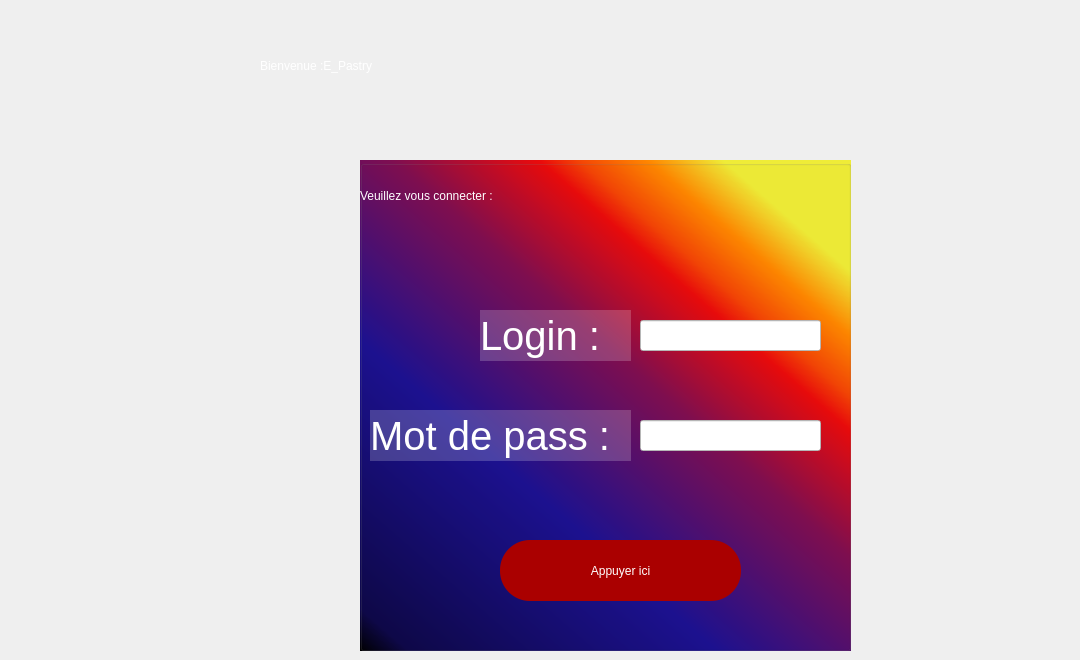
    <widget class="QWidget" name="loginpage">
     <widget class="QLabel" name="label_16">
      <property name="geometry">
       <rect>
        <x>260</x>
        <y>10</y>
        <width>811</width>
        <height>111</height>
       </rect>
      </property>
      <property name="styleSheet">
       <string notr="true">font:60pt &quot;MV Boli&quot;;
color: rgb(255, 255, 255);</string>
      </property>
      <property name="text">
       <string>Bienvenue :E_Pastry</string>
      </property>
     </widget>
     <widget class="QLabel" name="conex">
      <property name="geometry">
       <rect>
        <x>40</x>
        <y>540</y>
        <width>231</width>
        <height>81</height>
       </rect>
      </property>
      <property name="styleSheet">
       <string notr="true">font: 22pt &quot;MS Shell Dlg 2&quot;;
color: rgb(255, 255, 255);</string>
      </property>
      <property name="text">
       <string/>
      </property>
     </widget>
     <widget class="QGroupBox" name="groupBox">
      <property name="geometry">
       <rect>
        <x>360</x>
        <y>160</y>
        <width>491</width>
        <height>491</height>
       </rect>
      </property>
      <property name="styleSheet">
       <string notr="true">background-color: qlineargradient(spread:pad, x1:0, y1:1, x2:0.869, y2:0, stop:0 rgba(0, 0, 0, 255), stop:0.05 rgba(14, 8, 73, 255), stop:0.36 rgba(28, 17, 145, 255), stop:0.6 rgba(126, 14, 81, 255), stop:0.75 rgba(234, 11, 11, 255), stop:0.79 rgba(244, 70, 5, 255), stop:0.86 rgba(255, 136, 0, 255), stop:0.935 rgba(239, 236, 55, 255));
alternate-background-color: qlineargradient(spread:pad, x1:0, y1:1, x2:0.869, y2:0, stop:0 rgba(0, 0, 0, 255), stop:0.05 rgba(14, 8, 73, 255), stop:0.36 rgba(9, 0, 99, 235), stop:0.6 rgba(126, 14, 81, 255), stop:0.75 rgba(234, 11, 11, 233), stop:0.79 rgba(244, 70, 5, 255), stop:0.86 rgba(255, 136, 0, 247), stop:0.935 rgba(239, 236, 55, 240));</string>
      </property>
      <property name="title">
       <string/>
      </property>
      <widget class="QLabel" name="label_20">
       <property name="geometry">
        <rect>
         <x>0</x>
         <y>10</y>
         <width>321</width>
         <height>51</height>
        </rect>
       </property>
       <property name="styleSheet">
        <string notr="true">color: rgb(255, 255, 255);
background-color: rgb(255, 255, 255,0%);
font: 20pt &quot;MS Shell Dlg 2&quot;;</string>
       </property>
       <property name="text">
        <string>Veuillez vous connecter :</string>
       </property>
      </widget>
      <widget class="QLineEdit" name="pwd">
       <property name="geometry">
        <rect>
         <x>280</x>
         <y>260</y>
         <width>181</width>
         <height>31</height>
        </rect>
       </property>
       <property name="autoFillBackground">
        <bool>false</bool>
       </property>
       <property name="styleSheet">
        <string notr="true">background-color: rgb(255, 255, 255);</string>
       </property>
       <property name="echoMode">
        <enum>QLineEdit::Password</enum>
       </property>
      </widget>
      <widget class="QLabel" name="label_18">
       <property name="geometry">
        <rect>
         <x>120</x>
         <y>150</y>
         <width>151</width>
         <height>51</height>
        </rect>
       </property>
       <property name="styleSheet">
        <string notr="true">font:30pt;
background-color: rgb(255, 255, 255,20%);
color: rgb(255, 255, 255);</string>
       </property>
       <property name="text">
        <string>Login :</string>
       </property>
      </widget>
      <widget class="QLineEdit" name="login">
       <property name="geometry">
        <rect>
         <x>280</x>
         <y>160</y>
         <width>181</width>
         <height>31</height>
        </rect>
       </property>
       <property name="styleSheet">
        <string notr="true">background-color: rgb(255, 255, 255);</string>
       </property>
      </widget>
      <widget class="QLabel" name="label_19">
       <property name="geometry">
        <rect>
         <x>10</x>
         <y>250</y>
         <width>261</width>
         <height>51</height>
        </rect>
       </property>
       <property name="styleSheet">
        <string notr="true">font:30pt;
color: rgb(255, 255, 255);
background-color: rgb(255, 255, 255,20%);
</string>
       </property>
       <property name="text">
        <string>Mot de pass :</string>
       </property>
      </widget>
      <widget class="QPushButton" name="pl">
       <property name="geometry">
        <rect>
         <x>140</x>
         <y>380</y>
         <width>241</width>
         <height>61</height>
        </rect>
       </property>
       <property name="styleSheet">
        <string notr="true">font: 16pt &quot;MS Shell Dlg 2&quot;;
font: 18pt &quot;MS Shell Dlg 2&quot;;
color: rgb(255, 255, 255);
background-color: rgb(170, 0, 0);
border-radius: 30px;</string>
       </property>
       <property name="text">
        <string>Appuyer ici</string>
       </property>
       <property name="icon">
        <iconset resource="rs.qrc">
         <normaloff>:/img/rs/enter.png</normaloff>:/img/rs/enter.png</iconset>
       </property>
       <property name="iconSize">
        <size>
         <width>52</width>
         <height>52</height>
        </size>
       </property>
       <property name="autoDefault">
        <bool>false</bool>
       </property>
       <property name="default">
        <bool>false</bool>
       </property>
       <property name="flat">
        <bool>false</bool>
       </property>
      </widget>
     </widget>
    </widget>
